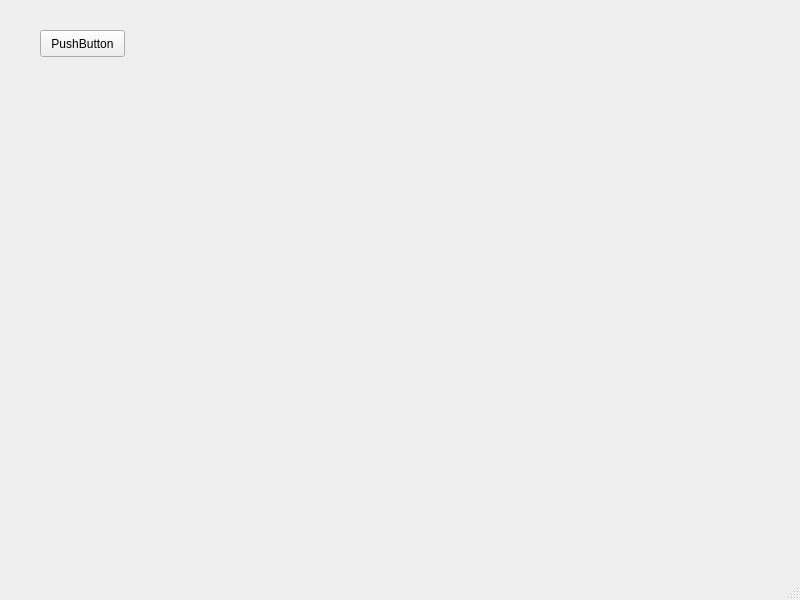
<?xml version="1.0" encoding="UTF-8"?>
<ui version="4.0">
 <class>AnotherWindow</class>
 <widget class="QMainWindow" name="AnotherWindow">
  <property name="geometry">
   <rect>
    <x>0</x>
    <y>0</y>
    <width>800</width>
    <height>600</height>
   </rect>
  </property>
  <property name="windowTitle">
   <string>MainWindow</string>
  </property>
  <widget class="QWidget" name="centralwidget">
   <widget class="QPushButton" name="pushButton">
    <property name="geometry">
     <rect>
      <x>40</x>
      <y>30</y>
      <width>85</width>
      <height>27</height>
     </rect>
    </property>
    <property name="text">
     <string>PushButton</string>
    </property>
   </widget>
  </widget>
  <widget class="QMenuBar" name="menubar">
   <property name="geometry">
    <rect>
     <x>0</x>
     <y>0</y>
     <width>800</width>
     <height>23</height>
    </rect>
   </property>
  </widget>
  <widget class="QStatusBar" name="statusbar"/>
 </widget>
 <resources/>
 <connections/>
</ui>
